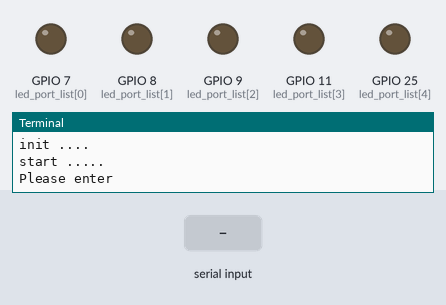
This program was run on a simulated Raspberry Pi (BCM pin numbers). Shown: output pins drawn as LEDs (lit = HIGH), the last lines printed to the terminal. The test bench sets the inputs (shaded band).

Above: at 1.2 s.
1.3 s: "1" typed at the terminal, then Enter
At 1.6 s:
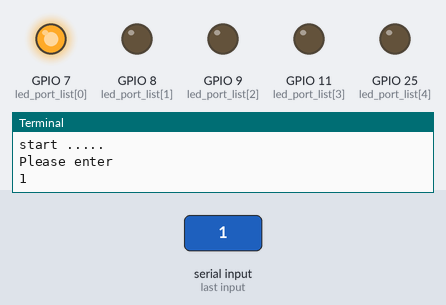
At 3.3 s:
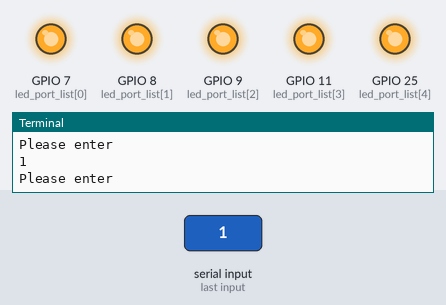
3.8 s: "0" typed at the terminal, then Enter
At 3.9 s:
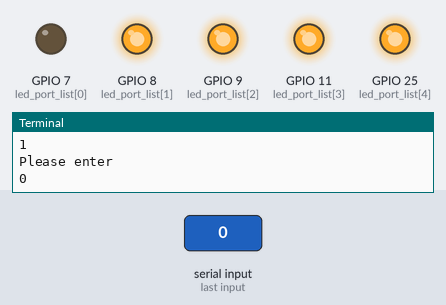
Timing chart, 0 to 6.8 s (numbered marks = the images above; inputs shaded):
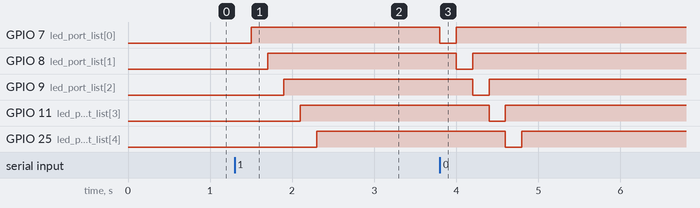

Measured:
- after the input at 1.3 s, GPIO 7 (led_port_list[0]): LOW → HIGH after 0.20 s; GPIO 8 (led_port_list[1]): LOW → HIGH after 0.40 s; GPIO 9 (led_port_list[2]): LOW → HIGH after 0.60 s; GPIO 11 (led_port_list[3]): LOW → HIGH after 0.80 s; GPIO 25 (led_port_list[4]): LOW → HIGH after 1.0 s
- after the input at 3.8 s, GPIO 7 (led_port_list[0]): HIGH → LOW at once, → HIGH 0.20 s later; GPIO 8 (led_port_list[1]): HIGH → LOW after 0.20 s, → HIGH 0.20 s later

The program:

Pin9.py
```python
#import
import RPi.GPIO  as gpio
import time
import sys

# golbal  define

led_port_list = [7,8,9,11,25]

# define def  -----Begin

def led_init():
    gpio.setmode(gpio.BCM)
    for port in led_port_list:
        gpio.setup(port,gpio.OUT,initial=gpio.LOW)

def led_start():
    while True:
        if raw_input("Please enter \r\n")=='exit':
            close()
            sys.exit(0)
        for port in led_port_list:
            gpio.output(port,False)
            time.sleep(0.2)
            gpio.output(port,True)
def close():
    gpio.cleanup()
    print 'eixt ...........'
#define  def  -----End


#Main

if __name__ == '__main__':
    print 'init ....'
    led_init()
    print 'start .....'
    led_start()
```
